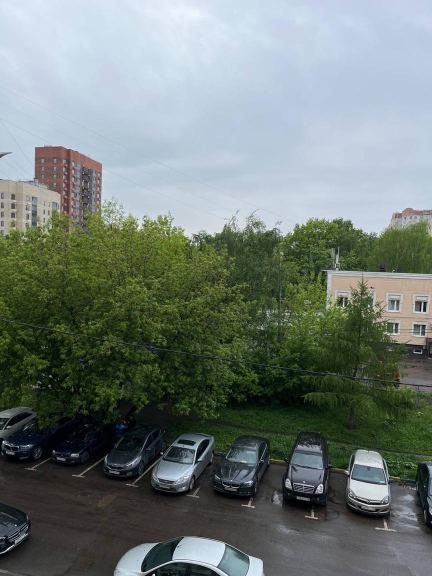
#> input picture sohr_compressed.jpg, 864 x 1152 px (shown at 1/2 size)
$ python -i image_compression.py   (imports and definitions only)   (older library calls are emulated)
#> lines starting #> are read from the running program, lines starting #| are printed output that depends on the picture
from email.mime import image
from fileinput import filename
import os
from tkinter import image_names
from PIL import Image
from pickletools import optimize


# Fuction, getting file's size in the convinient format
def get_size_format(b, factor=1024, suffix="B") :

    """
    Scale bytes to its proper byte format
    e.g:
        1253656 => '1.20MB'
        1253656678 => '1.17GB'
    """
    for unit in ["", "K","M","G","T","P","E","Z"]:
        if b < factor:
            return f"{b:.2f}{unit}{suffix}"
        b /= factor
    return f"{b:.2f}Y{suffix}"

# Main function for comprassions of the image
def compress_img(image_name, new_size_ratio = 0.9,quality = 90, width = None, height = None, to_jpg = True):
    # load the image to memory
#> called with image_name = 'sohr_compressed.jpg', new_size_ratio = 0.9, quality = 90, to_jpg = True
    img = Image.open(image_name)
#> img is the input picture: PIL image 864x1152 RGB; mean R, G, B 113.1, 123.7, 118.2
    # print the original image shape
    print("[*] Image shape:", img.size)
#| [*] Image shape: (864, 1152)
    # get the original size in bytes
    image_size = os.path.getsize(image_name)
    #print the size before compression/resizing
    print ("[*] Size before compression:", get_size_format(image_size))
    if new_size_ratio < 1.0:
        # if resizing ratio below 1.0, then multiply width and height with this ratio to reduce image size
        img = img.resize((int (img.size[0] * new_size_ratio), int (img.size[1] * new_size_ratio)), Image.ANTIALIAS)
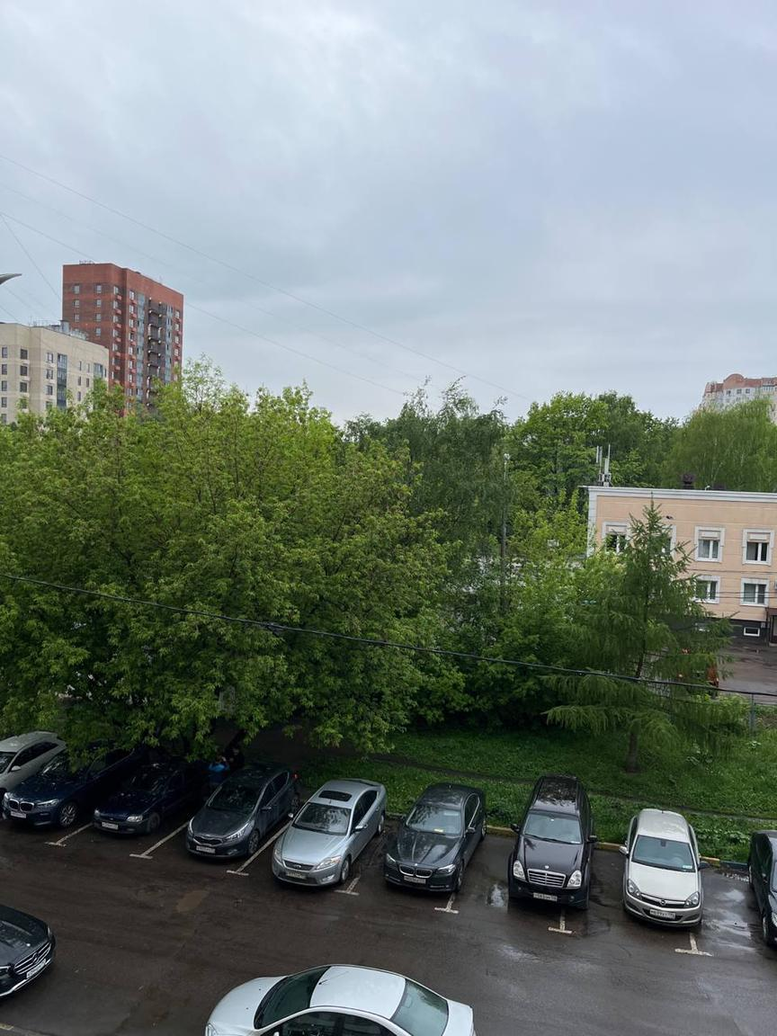
#> img: PIL image 777x1036 RGB; mean R, G, B 113.1, 123.7, 118.3
        # print new image shape
        print("[+] New Image shape:", img.size)
#| [+] New Image shape: (777, 1036)
    elif width and height:
        # if width and height are set, resize with them instead
        img = img.resize((width, height), Image.ANTIALIAS)
        # print new image shape
        print("[+] New Image shape:", img.size)
    # split the filename and extension
    filename, ext = os.path.splitext(image_name)
    # make new filename appending_compressed to the original file name
    if to_jpg:
        # change the extention to JPEG
        new_filename = f"{filename}_compressed.jpg"
    else:
        # retain the same extention of the original image
        new_filename = f"{filename}_compressed{ext}"
    try:
        # save the image with corresponding quality and optimize set to True
        img.save(new_filename, quality=quality, optimize=True)
    except OSError:
        # convert the image to RGB mode first
        img = img.convert("RGB")
        # save the image with the corresponding quality and optimaze set to True
        img.save(new_filename, quality=quality, optimize=True)
    print("[+] New file saved:", new_filename)
    # get the new image size in bytes
    new_image_size = os.path.getsize(new_filename)
    # print the new size in a good format
    print ("[+] Size after compression:", get_size_format(new_image_size))
    #calculate the saving bytes
    saving_diff = new_image_size - image_size
    # print the saving percentage
    print(f"[+] Image size change:{saving_diff/image_size*100:.2f}% of the original image size.")

# [22 lines not run here, left out]

>>> result = compress_img('sohr_compressed.jpg')
